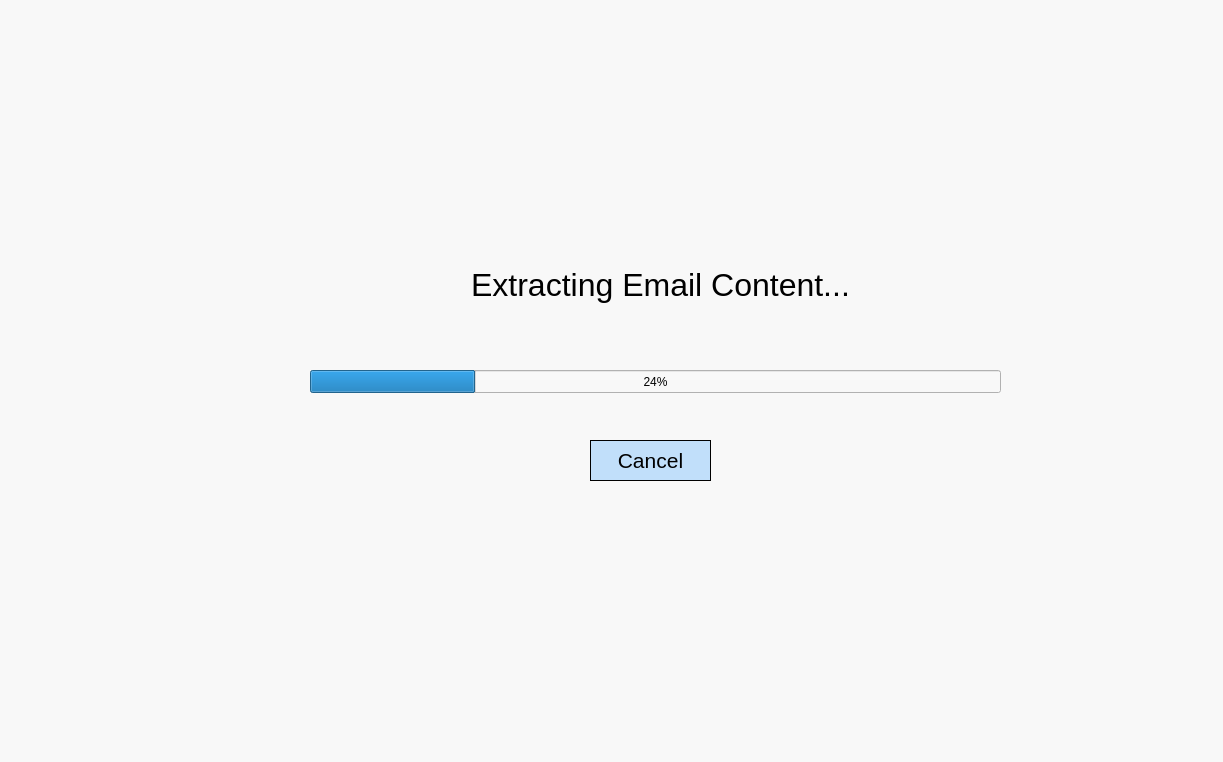
<?xml version="1.0" encoding="UTF-8"?>
<ui version="4.0">
 <class>Dialog</class>
 <widget class="QDialog" name="Dialog">
  <property name="enabled">
   <bool>true</bool>
  </property>
  <property name="geometry">
   <rect>
    <x>0</x>
    <y>0</y>
    <width>1223</width>
    <height>762</height>
   </rect>
  </property>
  <property name="windowTitle">
   <string>Dialog</string>
  </property>
  <property name="styleSheet">
   <string notr="true">background-color: rgb(248, 248, 248);</string>
  </property>
  <widget class="QLabel" name="label">
   <property name="geometry">
    <rect>
     <x>440</x>
     <y>260</y>
     <width>441</width>
     <height>51</height>
    </rect>
   </property>
   <property name="text">
    <string>&lt;html&gt;&lt;head/&gt;&lt;body&gt;&lt;p align=&quot;center&quot;&gt;&lt;span style=&quot; font-size:24pt; color:#000000;&quot;&gt;Extracting Email Content...&lt;/span&gt;&lt;/p&gt;&lt;/body&gt;&lt;/html&gt;</string>
   </property>
  </widget>
  <widget class="QProgressBar" name="progressBar">
   <property name="geometry">
    <rect>
     <x>310</x>
     <y>370</y>
     <width>691</width>
     <height>23</height>
    </rect>
   </property>
   <property name="styleSheet">
    <string notr="true">color:black;</string>
   </property>
   <property name="value">
    <number>24</number>
   </property>
  </widget>
  <widget class="QPushButton" name="cancel_Button">
   <property name="geometry">
    <rect>
     <x>590</x>
     <y>440</y>
     <width>121</width>
     <height>41</height>
    </rect>
   </property>
   <property name="font">
    <font>
     <pointsize>16</pointsize>
    </font>
   </property>
   <property name="styleSheet">
    <string notr="true">background-color: rgb(138, 198, 253,0.5);
color:black;
border: 0.5px solid #000000;</string>
   </property>
   <property name="text">
    <string>Cancel</string>
   </property>
  </widget>
 </widget>
 <resources>
  <include location="C:/Users/ATIYA AMG/Downloads/backgroungImg.qrc"/>
 </resources>
 <connections/>
</ui>
